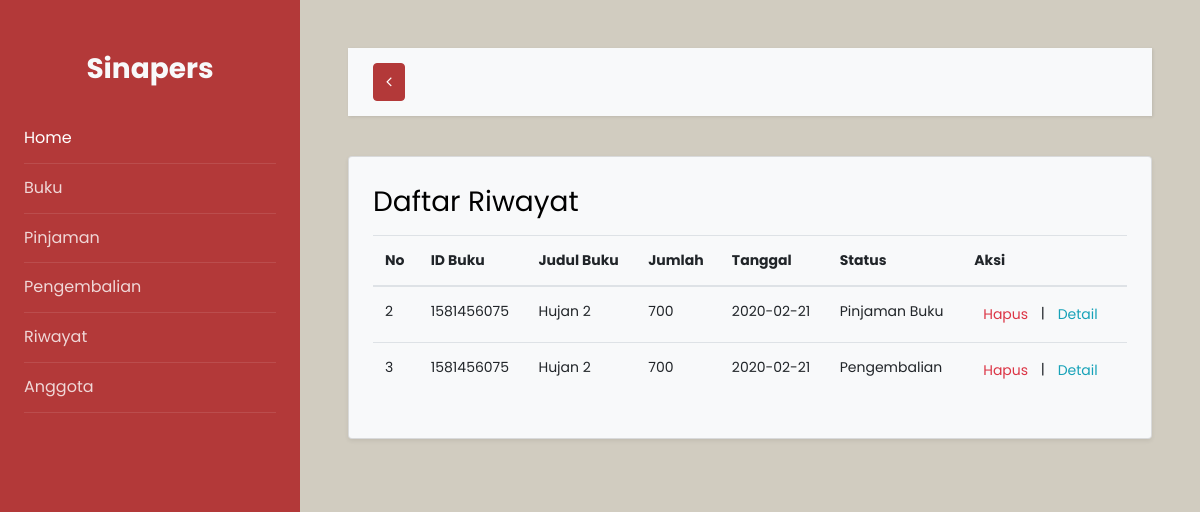
/riwayat.php, run on the app's committed database.
### tables this page shows
CREATE TABLE `tb_riwayat` (
  `id_riwayat` int(11) NOT NULL,
  `id_buku` int(11) NOT NULL,
  `jumlah` int(11) NOT NULL,
  `tanggal_riwayat` date NOT NULL,
  `status_riwayat` varchar(20) NOT NULL,
  `ket_riwayat` text NOT NULL
);

CREATE TABLE `tb_buku` (
  `id_buku` int(11) NOT NULL,
  `judul_buku` varchar(100) NOT NULL,
  `pengarang_buku` varchar(100) NOT NULL,
  `penerbit_buku` varchar(100) NOT NULL,
  `isbn_buku` int(20) NOT NULL,
  `tahun_terbit` varchar(4) NOT NULL,
  `dimensi_buku` varchar(20) NOT NULL,
  `stok_buku` int(50) NOT NULL,
  `sinopsis_buku` text NOT NULL,
  `foto_buku` varchar(50) NOT NULL,
  `tgl_masuk_buku` date NOT NULL
);

### riwayat.php (the view, shortened to what this page needs)
<?php require('koneksi.php'); ?>
<!doctype html>
<html lang="en">
<head>
    <link rel="stylesheet" href="https://stackpath.bootstrapcdn.com/font-awesome/4.7.0/css/font-awesome.min.css">
    <link rel="stylesheet" href="css/style.css">
</head>
<body style="background:#d1ccc0">
    <div class="wrapper d-flex align-items-stretch">
        <nav id="sidebar" class="">
            <div class="p-4 pt-5" style="background:#b33939">
                <h3 class="text-center font-weight-bold text-light mb-4">Sinapers</h3>
                <ul class="list-unstyled components mb-5">
                    <li class="active">
                        <a href="index.php"> Home</a>
                    </li>
                    <li>
                        <a href="buku.php"> Buku</a>
                    </li>
                    <li>
                        <a href="pinjaman.php"> Pinjaman</a>
                    </li>
                    <li>
                        <a href="kembali.php"> Pengembalian</a>
                    </li>
                    <li>
                        <a href="riwayat.php"> Riwayat</a>
                    </li>
                    <li>
                        <a href="anggota.php"> Anggota</a>
                    </li>
                </ul>
            </div>
        </nav>
        <div id="content" class="p-4 p-md-5">
            <nav class="navbar navbar-expand-lg navbar-light bg-light">
                <div class="container-fluid">
                    <button type="button" id="sidebarCollapse" class="btn btn-danger">
                        <i class="fa fa-angle-left"></i>
                    </button>
                </div>
            </nav>
            <div class="content">
                <div class="card p-4 shadow-sm bg-light">
                    <h3 class="card-title">Daftar Riwayat</h3>
                    <table class="table" id="riwayat">
                        <thead>
                            <tr>
                                <th>No</th>
                                <th>ID Buku</th>
                                <th>Judul Buku</th>
                                <th>Jumlah</th>
                                <th>Tanggal</th>
                                <th>Status</th>
                                <th>Aksi</th>
                            </tr>
                            <?php
                            $no = 1;
                            $sql_buku = mysqli_query($koneksi, "SELECT tb_buku.judul_buku, tb_riwayat.* FROM tb_riwayat INNER JOIN tb_buku ON tb_buku.id_buku=tb_riwayat.id_buku  ORDER BY tb_riwayat.tanggal_riwayat DESC");
                            while ($data = mysqli_fetch_assoc($sql_buku)) {
                            ?>
                                <tr>
                                    <td><?= $no +=1;; ?></td>
                                    <td><?= $data['id_buku']; ?></td>
                                    <td><?= $data['judul_buku']; ?></td>
                                    <td><?= $data['jumlah']; ?></td>
                                    <td><?= $data['tanggal_riwayat']; ?></td>
                                    <td><?= $data['status_riwayat']; ?></td>
                                    <td>
                                        <form method="post">
                                            <button type="submit" name="hapus" onclick="return confirm('Yakin ingin hapus ID : <?= $data['id_riwayat']; ?>');" class="btn btn-sm btn-default text-danger">Hapus</button>
                                            |
                                            <a href="?page=detail&id=<?=$data['id_riwayat'];?>" class="btn btn-sm btn-default text-info">Detail</a>
                                        </form>
                                    </td>
                                </tr>
                            <?php } ?>
                        </thead>
                    </table>
                </div>
            </div>
        </div>
    </div>
</body>
</html>

### data on the page
tb_riwayat: no "2", id_buku "1581456075", id_buku.judul_buku "Hujan 2", jumlah "700", tanggal_riwayat "2020-02-21", status_riwayat "Pinjaman Buku"
tb_riwayat: no "3", id_buku "1581456075", id_buku.judul_buku "Hujan 2", jumlah "700", tanggal_riwayat "2020-02-21", status_riwayat "Pengembalian"
